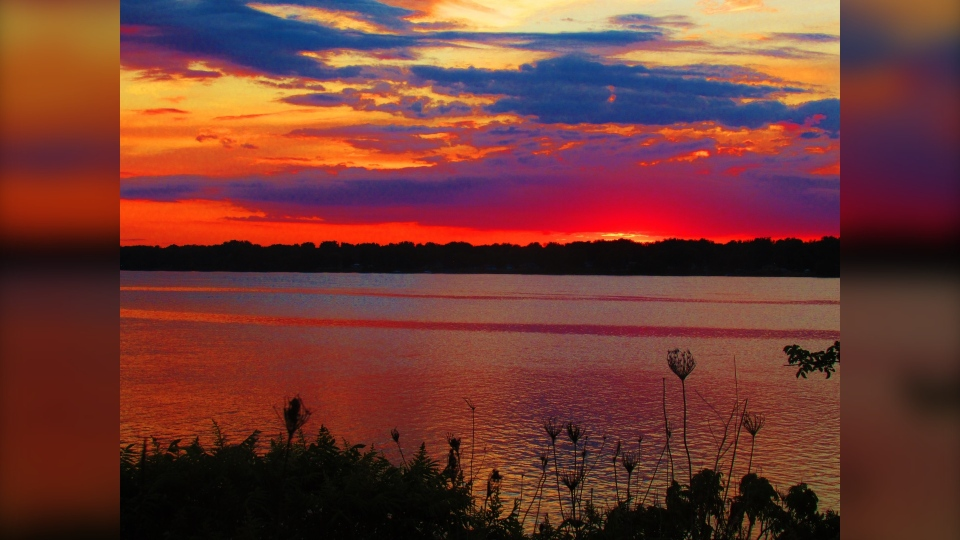
#> input picture sunset.jpeg, 960 x 540 px
$ python pixelizer.py
#> lines starting #> are read from the running program, lines starting #| are printed output that depends on the picture; long printed decimals are rounded
from PIL import Image
import numpy as np
from sklearn.cluster import KMeans
import colorsys as cs

###################################
## Script parameters
###################################

#path to file
image_filename = "sunset.jpeg"
output_filename = "sunset_pixelized.png"
output_type = "png"

n_colors = 5

#how many colors to add to the pallet for each main color.
extend_brighter = 2 #adds this number of brighter shades
extend_darker = 2 #adds this number of darker shades

#How big of a square in pixels to compress to a single pixel
#if this is not a multiple of the size, then the image will be
#cut off at the bottom and right.
compression_factor = 4

#whether to simply replace the color, or create a smaller image
same_size = True

##multipliers for shade
##For making something brighter: new_c = h, s/c_sat, v * c_val
##For making something darker: new_c = h*c_hue, s*c_sat, v / c_val
c_hue = 1.1 ##used for darkening only
c_sat = 1.2
c_val = 1.2

#pallet mods
#changes to the centroid colors for the pallet
e_sat = 1.2
e_val = 1.0

#change the average of the square to find the paller
i_sat = 1.2
i_val = 1.2


###################################
## Script brains
###################################
##funtion to get the main colors of an image
def getMainColors(flat_data,num_clusters):
    kmeans = KMeans(init="k-means++", n_clusters=num_clusters, n_init=3)
    kmeans.fit(flat_data)
    return kmeans.cluster_centers_ ##RGB values

##image file processing
def getImageData(filename):
    """Get the file data"""
#> called with filename = 'sunset.jpeg'
    with Image.open(filename,'r') as fin:
#> fin is the input picture: PIL image 960x540 RGB; mean R, G, B 113.2, 58.1, 51.8
        return np.asarray(fin)

def flatten(x):
    data= []
    for y in x:
        data.extend(y)
    return np.array(data)

def extendColor(c, num_brighter, num_darker):
    #expect HSV value
    h, s, v= cs.rgb_to_hsv(*(x/255 for x in c))
    s = min(1,max(0,s*e_sat))
    v = min(1,max(0,v*e_val))
    colors = []
    ##For making something brighter: new_c = h, s/c_sat, v * c_val
    ##For making something darker: new_c = h*c_hue, s*c_sat, v / c_val
    for i in range(num_brighter, -num_darker-1, -1):
        new_c =[]
        if i>=0:
            new_c = (h,min(1, max(0,s/pow(c_sat,i))), min(1,max(0,v*pow(c_val,i))) )
        else:
            new_h = (np.sign(np.cos(((h-1/6)%1)* np.pi))*c_hue + h)%1
            new_c = (new_h,min(1, max(0,s*pow(c_sat,i))), min(1,max(0,v/pow(c_val,i))) )
        colors.append([x*255 for x in cs.hsv_to_rgb(*new_c)])
    return colors


def findPalletColor(c, pallet):
    bestScore = 1000000000
    best_c = None
    for col in pallet:
        score= np.linalg.norm(c-col)
        if score< bestScore:
            bestScore = score
            best_c = col
    return best_c

##Use the pallet to create a new image.
#c i the compression factor, just saving on typing.
#ss is same_size
def createNewImage(data, pallet, c, ss):
    new_data = data
    if not ss:
        new_data = np.zeros((len(data)//c,len(data[0])//c))

    csq = c*c

    for row in range(0,len(data),c):
        for col in range(0, len(data[0]),c):
            r = data[row:row+c,col:col+c,0].flatten()
            g = data[row:row+c,col:col+c,1].flatten()
            b = data[row:row+c,col:col+c,2].flatten()
            r = [int(x)*int(x) for x in r]
            g = [int(x)*int(x) for x in g]
            b = [int(x)*int(x) for x in b]
            r = np.sqrt(sum(r)/csq)/255
            g = np.sqrt(sum(g)/csq)/255
            b = np.sqrt(sum(b)/csq)/255
            h,s,v = cs.rgb_to_hsv(r,g,b)
            r,g,b = (round(255*x) for x in cs.hsv_to_rgb(h,s*i_sat, v*i_val))

            chosen_c = findPalletColor(np.array([r,g,b]), pallet)
            if ss:
                for i in range(c):
                    for j in range(c):
                        new_data[row+i][col+j] = chosen_c
            else:
                new_data[row//c][col//c] = chosen_c
    return new_data


#step 1: Get image data
data = getImageData(image_filename)
height_cutoff = len(data) - (len(data)%compression_factor)
#> height_cutoff = 540
width_cutoff = len(data[0]) - (len(data[0])%compression_factor)
#> width_cutoff = 960
data = np.array([x[:width_cutoff] for x in data[:height_cutoff]])
flat_data = flatten(data)
#> after the loop in flatten, `for y in x:`: data = 518400 items

#step 2: Get the centroids
centroids = getMainColors(flat_data,n_colors)
#> centroids = [[102.4, 72.92, 97.51], [108.7, 43.01, 38.13], [199.7, 67.98, 36.07], [230, 179.2, 105.7], [20.15, 11.9, 8.93]]

#step 3: Extend main colors include brighter and darker versions
pallet = []
for c in centroids:
    #c is an rgb with vals between 0 and 1
    print("centroid: ", c)
    pallet.extend(extendColor(c,extend_brighter,extend_darker))
#> this loop made 5 passes
#> (c, h in extendColor, s in extendColor, v in extendColor) on passes 1 to 5: ([102.4, 72.92, 97.51], 0.861, 0.346, 0.402), ([108.7, 43.01, 38.13], 0.0115, 0.779, 0.426), ([199.7, 67.98, 36.07], 0.0325, 0.983, 0.783), ([230, 179.2, 105.7], 0.0985, 0.648, 0.902), ([20.15, 11.9, 8.93], 0.0441, 0.668, 0.079)
#| centroid:  [102.415  72.918  97.511]
#| centroid:  [108.718  43.013  38.135 ]
#| centroid:  [199.680   67.975  36.069]
#| centroid:  [229.994  179.166 105.702]
#| centroid:  [20.151 11.899  8.928]
#> after the loop, pallet = 25 items, first 6: [147.5, 112.1, 141.6], [122.9, 87.5, 117], [102.4, 67.02, 96.53], [107.5, 87.5, 122.9], [132.1, 112.1, 147.5], [156.6, 77.71, 71.85]
##the pallet is now all in RGB
for c in pallet:
    print(c)
#> this loop made 25 passes
#> c on passes 1 to 12: [147.5, 112.1, 141.6], [122.9, 87.5, 117], [102.4, 67.02, 96.53], [107.5, 87.5, 122.9], [132.1, 112.1, 147.5], [156.6, 77.71, 71.85], [130.5, 51.62, 45.76], [108.7, 29.87, 24.02], [130.5, 45.76, 90.73], [156.6, 71.85, 116.8], [255, 114.8, 80.88], [239.6, 81.57, 43.28]
#| [147.478, 112.081, 141.593]
#| [122.898, 87.501, 117.013]
#| [102.415, 67.018, 96.530]
#| [107.545, 87.501, 122.898]
#| [132.124, 112.081, 147.478]
#| [156.555, 77.708, 71.854]
#| [130.462, 51.615, 45.762]
#| [108.718, 29.871, 24.018]
#> (further printed lines are left out)

#step 4: create a new image using out pallet
new_data = createNewImage(data,pallet, compression_factor, same_size)
#> the loop in createNewImage, `for row in range(0,len(data),c):` made 135 passes
#> row on passes 2 to 13: 4, 8, 12, 16, 20, 24, 28, 32, 36, 40, 44, 48
#> after the loop in createNewImage, `for row in range(0,len(data),c):`:
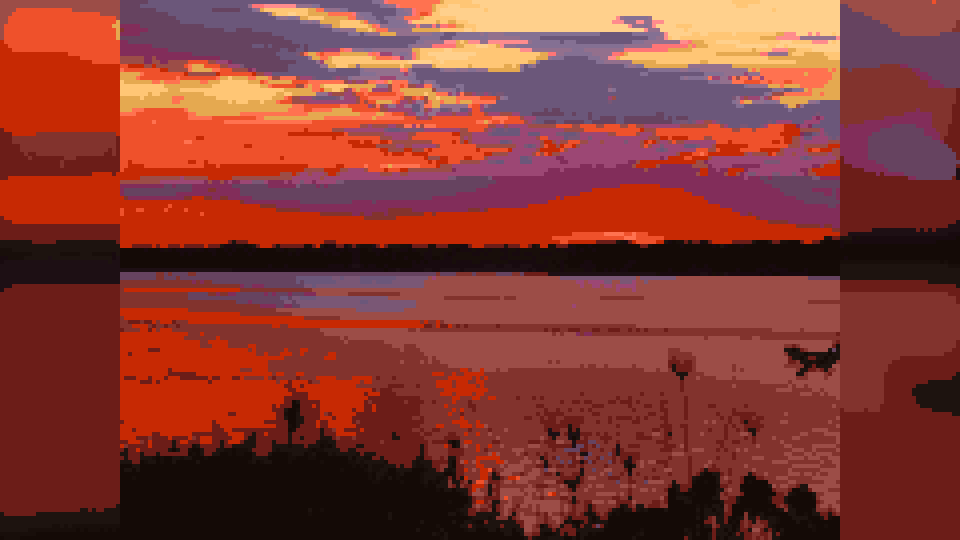
#> new_data: shape (540, 960, 3); mean R, G, B 134.3, 58.3, 50.3
im = Image.fromarray(new_data)
im.save(output_filename, output_type)
